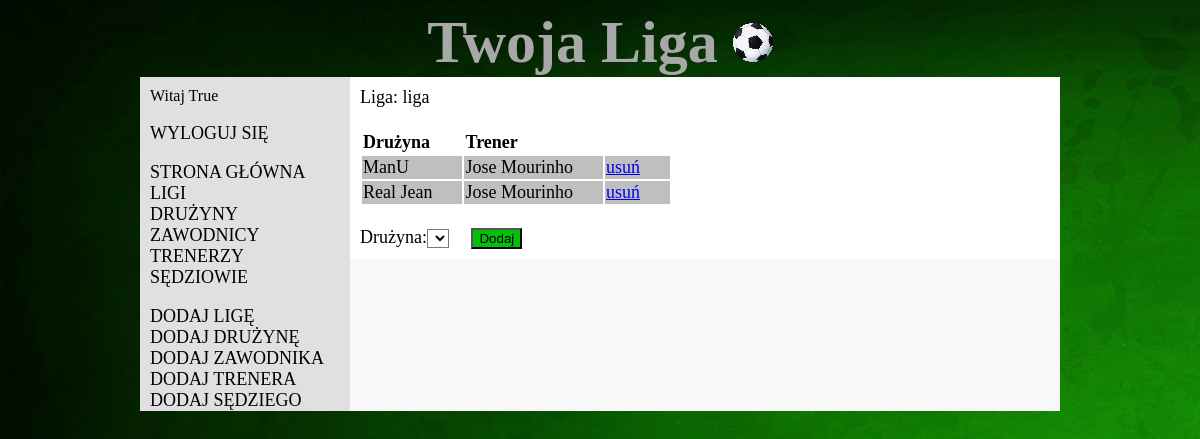
The page /editleagueteams/1/ (signed in) on the database its author committed.
### liga/models.py (models this page shows, shortened)
class League(models.Model):
    name=models.CharField(max_length=50)
    finished= models.BooleanField()

class League_Team(models.Model):
    points=models.IntegerField()
    scoredGoals=models.IntegerField()
    lostGoals=models.IntegerField()
    matchPlayed=models.IntegerField()
    team=models.ForeignKey(Team)
    league=models.ForeignKey(League)

class Team(models.Model):
    name=models.CharField(max_length=50)
    available= models.BooleanField()
    coach=models.ForeignKey(Coach)

class Coach(models.Model):
    name=models.CharField(max_length=50)
    surname=models.CharField(max_length=50)

### liga/views.py (the view)
# urls.py: url(r'^editleagueteams/(?P<l_id>\d+)/', views.editleagueteams, name='editleagueteams'),
def editleagueteams(request, l_id = "0"):
    if request.session["verified"]==True:
        if request.method == 'POST':
            f = forms.AddTeamToLeagueForm(request.POST)
            if f.is_valid():
                team = f.cleaned_data['team']
                team.available = False
                team.save()
                leagueID = int(l_id)
                l = League.objects.get(id = leagueID)
                lt = League_Team()
                lt.team = team
                lt.points = 0
                lt.scoredGoals = 0
                lt.lostGoals = 0
                lt.matchPlayed = 0
                lt.league = l
                lt.save()
                tps = Team_Player.objects.filter(team=team)
                for tp in tps:
                    ltp = League_Team_Player()
                    ltp.league = l
                    ltp.team = team
                    ltp.player = tp.player
                    ltp.save()
                teams_list = League_Team.objects.filter(league=l)
                f = forms.AddTeamToLeagueForm()
                return render_to_response('editLeagueTeams.html', RequestContext(request, {'teams_list': teams_list, 'league': l, 'teamform': f}))
            else:
                leagueID = int(l_id)
                l = League.objects.get(id = leagueID)
                teams_list = League_Team.objects.filter(league=l)
                f = forms.AddTeamToLeagueForm()
                return render_to_response('editLeagueTeams.html', RequestContext(request, {'teams_list': teams_list, 'league': l, 'teamform': f}))
        else:
            leagueID = int(l_id)
            if leagueID < 1:
                return redirect('/')
            else:
                leagueID = int(l_id)
                l = League.objects.get(id = leagueID)
                teams_list = League_Team.objects.filter(league=l)
                f = forms.AddTeamToLeagueForm()
                return render_to_response('editLeagueTeams.html', RequestContext(request, {'teams_list': teams_list, 'league': l, 'teamform': f}))
    else:
        return redirect('/')

### liga/forms.py
class AddTeamToLeagueForm(forms.Form):
    team = forms.ModelChoiceField(queryset=Team.objects.filter(available=True),label='Drużyna', initial=0)

### liga/templates/editLeagueTeams.html (shortened to what this page needs)
<!DOCTYPE html>
{% extends "base.html" %}
{% block content %}
    Liga: {{ league.name }}
    <br>
    <br>
    <table>
        <tr>
            <td><b>Drużyna</b></td>
            <td><b>Trener</b></td>
        </tr>
        {% for team in teams_list %}
            <tr>
                <td>{{ team.team.name }}</td>
                <td>{{ team.team.coach.name }} {{ team.team.coach.surname }}</td>
                <td><a href="{% url 'deleteteamfromleague' team.team.id league.id %}">usuń</a> </td>
            </tr>
        {% endfor %}
    </table>
    <br>
    <form action="{% url 'editleagueteams' league.id %}" method="post" accept-charset="utf-8">
        {{ teamform }}
        <input type="submit" class="btn btn-default" value="Dodaj">
    </form>
{% endblock %}

### liga/static/liga.css (style rules this page uses)
body { background-image: url("css_background2.jpg"); align-content: center; font-family: calibri ; }
input[type=submit],input[type=reset] { background-color: #05bf0b; }
select { background-color: white; }
input { background-color: white; }
td { padding-right: 30px; }
#main > table > tbody > tr >td,#main > table > tbody > tr >td>a { background-color: #bfbfbf; }
#main > table > tbody > tr:nth-child(1)>td { background-color: transparent; }
#main table { margin-top: 0px; }

### rows shown on the page
League: name "liga"
League_Team: team.name "ManU", team.coach.name "Jose", team.coach.surname "Mourinho"
League_Team: team.name "Real Jean", team.coach.name "Jose", team.coach.surname "Mourinho"

### other values the page prints
{{ request.session.user }} "True"
